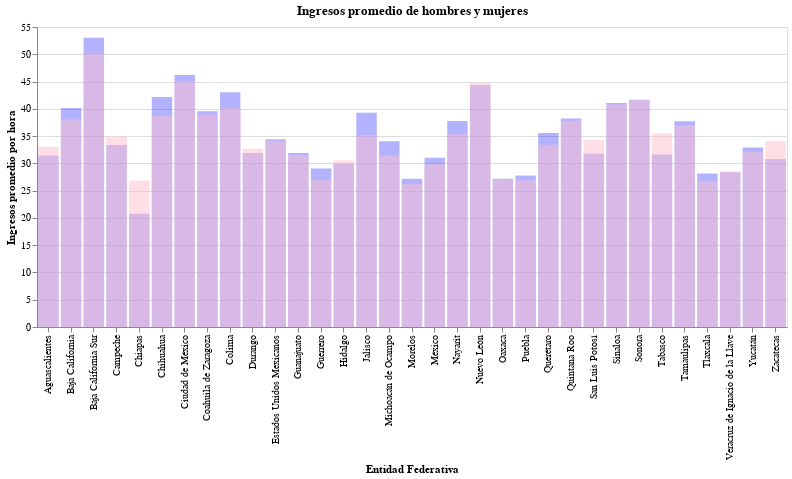

This figure's notebook cell:
### Markdown cell above
>Con la gráfica anterior nos queda más claro lo lejos que estamos del cero

### Code cell
#Gráfica del promedio de ingresos de hombres y mujeres

titulo_grafico2 = "Ingresos promedio de hombres y mujeres"
grafM=alt.Chart(datos).mark_bar(color = 'pink', fillOpacity=.5).encode(
    x = alt.X("entidad_federativa:N", title="Entidad Federativa"),
    y = alt.Y("mean(ingresos_mujeres):Q", title = "Ingresos promedio por hora")
).properties(
    title = titulo_grafico2,
    width = 750,
    height = 300
)

grafH=alt.Chart(datos).mark_bar(color = 'blue', fillOpacity=.3).encode(
    x = alt.X("entidad_federativa:N", title="Entidad Federativa"),
    y = alt.Y("mean(ingresos_hombres):Q", title = "Ingresos promedio por hora")
).properties(
    title = titulo_grafico2,
    width = 750,
    height = 300
)

grafica2 = grafH + grafM
grafica2

### Figure 1 — Vega-Lite specification as saved in the notebook (floating-point values rounded to 4 significant figures; data arrays with more than 128 entries replaced by an {"elided": "..."} marker saying what was removed)
{"config": {"view": {"continuousWidth": 400, "continuousHeight": 300}}, "layer": [{"mark": {"type": "bar", "color": "blue", "fillOpacity": 0.3}, "encoding": {"x": {"type": "nominal", "field": "entidad_federativa", "title": "Entidad Federativa"}, "y": {"type": "quantitative", "aggregate": "mean", "field": "ingresos_hombres", "title": "Ingresos promedio por hora"}}, "height": 300, "title": "Ingresos promedio de hombres y mujeres", "width": 750}, {"mark": {"type": "bar", "color": "pink", "fillOpacity": 0.5}, "encoding": {"x": {"type": "nominal", "field": "entidad_federativa", "title": "Entidad Federativa"}, "y": {"type": "quantitative", "aggregate": "mean", "field": "ingresos_mujeres", "title": "Ingresos promedio por hora"}}, "height": 300, "title": "Ingresos promedio de hombres y mujeres", "width": 750}], "data": {"name": "data-d5c368184532cfc834abe4bc8ec5fad9"}, "$schema": "https://vega.github.io/schema/vega-lite/v4.8.1.json", "datasets": {"data-d5c368184532cfc834abe4bc8ec5fad9": {"elided": "165 records"}}}
